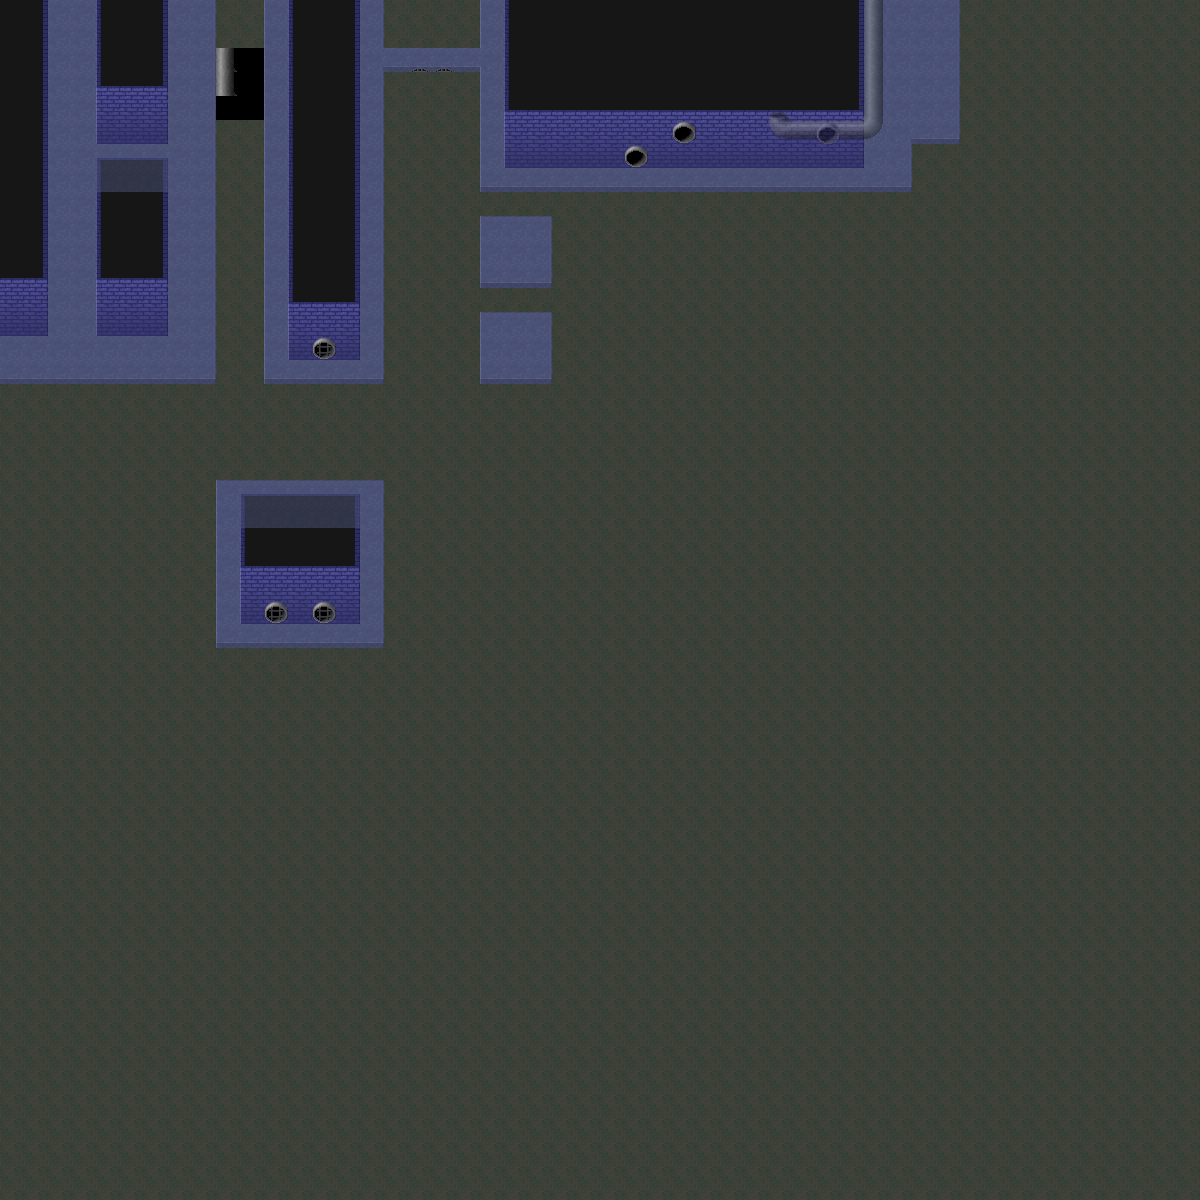

This game map was drawn from its Tiled (.tmx) file and the tilesets committed beside it. A one-line description and the trimmed map source follow:
An orthogonal 50x50 tile map with 24x24 px tiles, 2 tile layers (Bottom, Top) and 17 objects (4x Type2, 2x Type1, something).

<map version="1.0" orientation="orthogonal" width="50" height="50" tilewidth="24" tileheight="24">
 <properties>
  <property name="map prop 1" value="aa" />
  <property name="map prop 2" value="1.0" />
  <property name="map prop 3" value="false" />
 </properties>
 <tileset firstgid="1" name="sewer_tileset" tilewidth="24" tileheight="24">
  <image source="sewer_tileset.png" trans="ff00ff" width="192" height="217" />
 </tileset>
 <layer name="Bottom" width="50" height="50">
  <data>[2500 cells, 2496 non-empty, 29 distinct tile ids]</data>
 </layer>
 <objectgroup name="Object Layer 1" width="50" height="50">
  <object type="Type2" x="624" y="360" width="216" height="168" />
  <object name="named object" type="Type1" x="840" y="264" width="144" height="144">
   <properties>
    <property name="prop 2" value="abc" />
    <property name="prpop 1" value="a" />
   </properties>
  </object>
  <object x="888" y="528" width="192" height="216" />
  <object x="648" y="576" />
 </objectgroup>
 <layer name="Top" width="50" height="50" opacity="0.49">
  <data>[2500 cells, 30 non-empty, 15 distinct tile ids]</data>
 </layer>
 <objectgroup color="#ffffff" name="Object Layer 2" width="50" height="50">
  <object name="props to me" type="Type2" gid="45" x="456" y="480">
   <properties>
    <property name="prop1" value="true" />
    <property name="prop3" value="False" />
   </properties>
  </object>
  <object type="Type2" gid="45" x="408" y="576" />
  <object gid="60" x="480" y="528" />
  <object name="something" gid="60" x="528" y="648" />
  <object x="120" y="408">
   <polygon points="0,0 120,-240 312,0 0,192 96,24" />
  </object>
  <object name="poly2" type="Type2" x="96" y="576">
   <properties>
    <property name="prop1" value="1" />
    <property name="prop2" value="a" />
   </properties>
   <polygon points="0,0 336,0 312,-72 48,-120" />
  </object>
  <object name="line" type="Type1" x="288" y="768">
   <properties>
    <property name="prop1" value="1" />
    <property name="prop2" value="2" />
   </properties>
   <polyline points="0,0 264,-120 408,-48 528,-168" />
  </object>
  <object x="384" y="840">
   <polyline points="0,0 288,-48 192,48 -168,24 -288,-96 -120,-144" />
  </object>
 </objectgroup>
 <objectgroup color="#55ff00" name="Object Layer 3" width="50" height="50">
  <properties>
   <property name="layer prop" value="" />
   <property name="layer prop 2" value="2" />
  </properties>
  <object x="432" y="144" width="168" height="144" />
  <object x="504" y="384" width="192" height="216" />
  <object x="1008" y="96" width="144" height="168" />
  <object x="744" y="768">
   <polygon points="0,0 144,-312 408,-192 384,48 240,-312 -24,-144 144,72" />
  </object>
  <object x="144" y="648">
   <polygon points="0,0 48,-264 336,-264 336,0 48,144 -96,-48 -72,-192 48,-336 264,-336 408,-240 408,24 216,168 72,168" />
  </object>
 </objectgroup>
</map>
